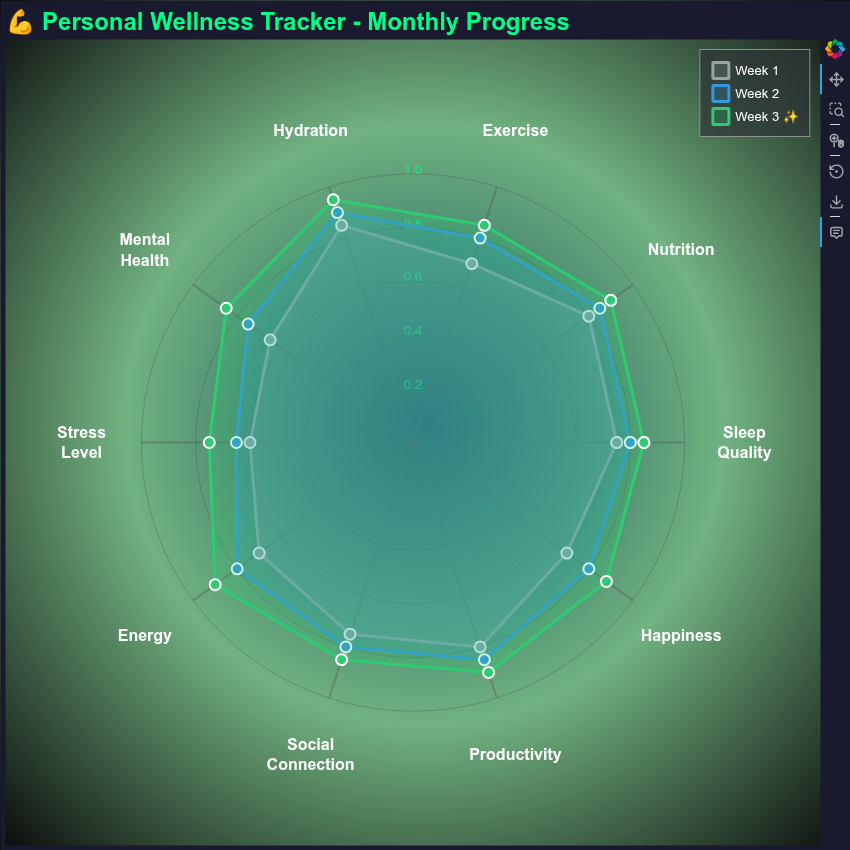

The script that drew this image:

from bokeh_rocks import create_radar_chart, show, save_plot
categories3 = [
    'Sleep\nQuality',
    'Nutrition',
    'Exercise',
    'Hydration',
    'Mental\nHealth',
    'Stress\nLevel',
    'Energy',
    'Social\nConnection',
    'Productivity',
    'Happiness'
]

# Weekly comparison
health_data = [
    [0.75, 0.80, 0.70, 0.85, 0.65, 0.60, 0.70, 0.75, 0.80, 0.70],  # Week 1
    [0.80, 0.85, 0.80, 0.90, 0.75, 0.65, 0.80, 0.80, 0.85, 0.80],  # Week 2
    [0.85, 0.90, 0.85, 0.95, 0.85, 0.75, 0.90, 0.85, 0.90, 0.88],  # Week 3
]

health_names = ['Week 1', 'Week 2', 'Week 3 ✨']
health_colors = ['#95a5a6', '#3498db', '#2ecc71']

chart3 = create_radar_chart(
    categories=categories3,
    series_data=health_data,
    series_names=health_names,
    colors=health_colors,
    title="💪 Personal Wellness Tracker - Monthly Progress",
    width=850,
    height=850,
    fill_alpha=0.22,
    line_width=3,
    marker_size=11,
    grid_levels=5,
    theme="dark",
    background_gradient="radial-gradient(circle at center, #134e5e 0%, #71b280 50%, #0a0a0a 100%)"
)

show(chart3)

save_plot(chart3, "output/radar_04")
